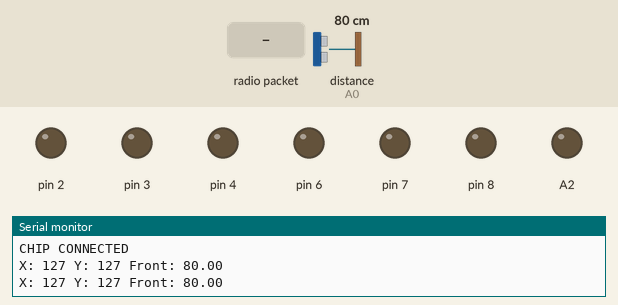
This sketch was run on a simulated Arduino Uno, built with avr-gcc and run on an emulated ATmega328P. Parts: output pins drawn as LEDs (lit = HIGH), the last lines printed to the serial monitor. Wiring (inferred from the names in the program): ultrasonic range finder: trigger A1; echo A0. Inputs (shaded band) come from the test bench; at power-on: distance to the obstacle (sensor on A0) 80 cm. The echo pulse lasts 58.3 µs per cm; no radio packets arrive unless stated; pins used as bus, display or sensor lines are not drawn.

Above: at 1.2 s.
1.3 s: distance to the obstacle (sensor on A0) set to 2 cm
At 3.2 s:
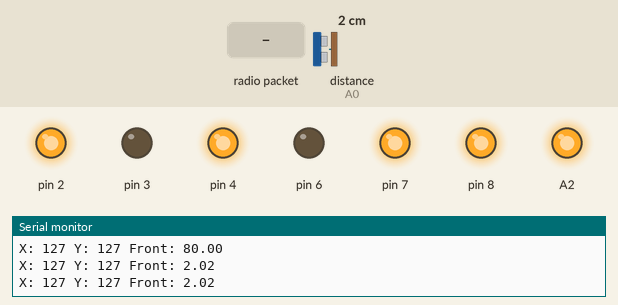
3.5 s: radio packet "1" arrives
At 4.2 s:
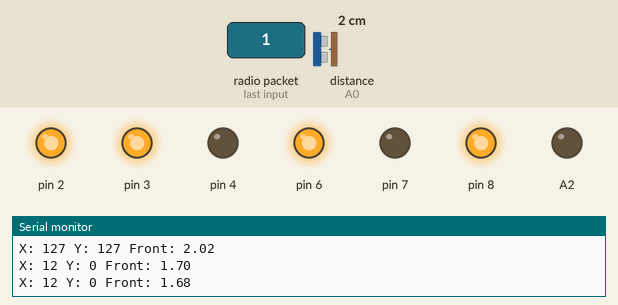
6.5 s: radio packet "0" arrives
At 9.1 s:
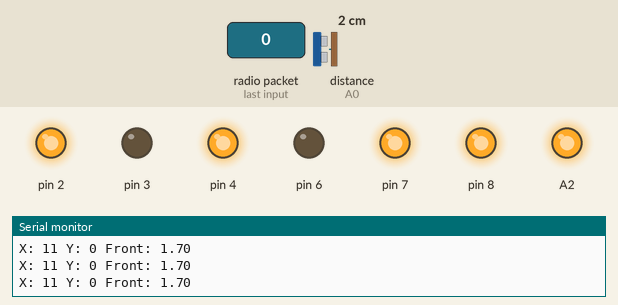
9.5 s: radio packet "2" arrives
At 10.1 s:
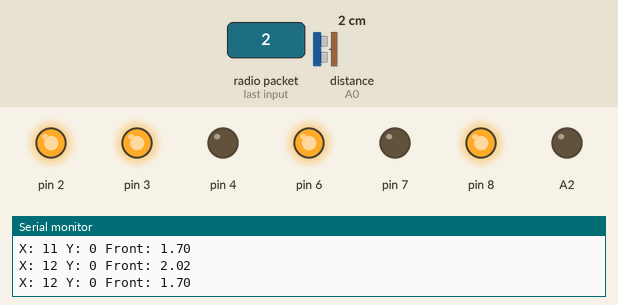
Timing chart, 0 to 13.0 s (numbered marks = the images above; inputs shaded):
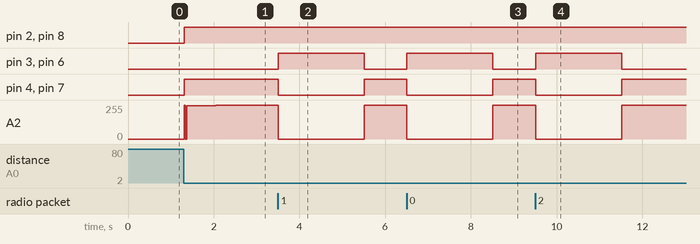

Measured:
- after the input at 1.3 s, pin 2, pin 4, pin 7, pin 8: LOW → HIGH after 0.01 s instead of 0.72 s; A2: 0/255 → 255/255 after 0.01 s instead of 0.72 s
- after the input at 3.5 s, pin 3, pin 6: LOW → HIGH at once, → LOW 2.0 s later; pin 4, pin 7: HIGH → LOW at once, → HIGH 2.0 s later; A2: 255/255 → 0/255 at once, → 255/255 2.0 s later
- after the input at 6.5 s, pin 3, pin 6: LOW → HIGH at once, → LOW 2.0 s later; pin 4, pin 7: HIGH → LOW at once, → HIGH 2.0 s later; A2: 255/255 → 0/255 at once, → 255/255 2.0 s later
- after the input at 9.5 s, pin 3, pin 6: LOW → HIGH at once, → LOW 2.0 s later; pin 4, pin 7: HIGH → LOW at once, → HIGH 2.0 s later; A2: 255/255 → 0/255 at once, → 255/255 2.0 s later

The sketch:

project.ino
```cpp
#include <stdint.h>
#include "typedefs.h"
#include "bsp.h"
#include "Motor.h"
#include "Radio.h"
#include "DistanceSensor.h"
#include "Lights.h"
#include "CarApp.h"


// System private variables --------
Motor motorLeft(L298N_HB_RightSideEN, L298N_HB_RightSideFWD, L298N_HB_RightSideBWD);
Motor motorRight(L298N_HB_LeftSideEN, L298N_HB_LeftSideBWD, L298N_HB_LeftSideFWD);
Radio radio(RADIO_PIPE_ID, NRF24L01_CE_PIN, NRF24L01_CSN_PIN);
DistanceSensor distSensorFront(LM324_TrigPin, LM324_EchoPin);

LightsInitStruct_t lightsInitStruct = {
  GPIO_BRAKE_LIGHT
};

Lights lights(&lightsInitStruct);

const static CartAppInitStruct_t initStruct = {
 &motorRight,
 &motorLeft,
 &radio,
 &distSensorFront,
 &lights
};

static CarApp carApp(&initStruct);

void setup() {
  Serial.begin(9600);
  carApp.init();
}


unsigned long lastTask = 0;
const unsigned long interval = 10; // 10ms for fast response

void loop() {
  if (millis() - lastTask >= interval) {
    lastTask = millis();
    carApp.task();
  }
}
```

CarApp.cpp
```cpp
#include "CarApp.h"
#include <Arduino.h>

static const float PROXIMITY_LIMIT = 8.0f;
static const uint8_t MAX_SPEED = 255;
static const uint8_t NEUTRAL_FACTOR = 40;

static const uint8_t X_MID_POINT = 126;
static const uint8_t Y_MID_POINT = 121;

static const uint8_t X_MID_UPPER = (X_MID_POINT + NEUTRAL_FACTOR);
static const uint8_t X_MID_LOWER = (X_MID_POINT - NEUTRAL_FACTOR);
static const uint8_t Y_MID_UPPER = (Y_MID_POINT + NEUTRAL_FACTOR);
static const uint8_t Y_MID_LOWER = (Y_MID_POINT - NEUTRAL_FACTOR);

static const uint8_t BUTTON_PRESSED = 1;

static const unsigned long RADIO_TASK_MS  = 15;
static const unsigned long SENSOR_TASK_MS = 50;

// fail-safe: se sensor ficar inválido por muito tempo, bloqueia FWD
static const unsigned long SENSOR_INVALID_FAILSAFE_MS = 300;

CarApp::CarApp(const CartAppInitStruct_t *iff) :
  motorRight(iff->motorRight),
  motorLeft(iff->motorLeft),
  radio(iff->radio),
  distSensorFront(iff->distSensorFront),
  lights(iff->lights)
{
}

void CarApp::processRemoteControlBuffer(uint16_t buffer[RADIO_BUFFER_SIZE])
{
  this->remoteCtrlData.x = map(buffer[0], 0, 1023, 0, MAX_SPEED);
  this->remoteCtrlData.y = map(buffer[1], 0, 1023, 0, MAX_SPEED);

  this->remoteCtrlData.bt_1 = buffer[2];
  this->remoteCtrlData.bt_2 = buffer[3];
  this->remoteCtrlData.bt_3 = buffer[4];
  this->remoteCtrlData.bt_4 = buffer[5];
  this->remoteCtrlData.bt_5 = buffer[6];
  this->remoteCtrlData.bt_6 = buffer[7];
  this->remoteCtrlData.bt_7 = buffer[8];
}

bool CarApp::isXActive(const uint8_t x)
{
  return (x >= X_MID_UPPER) || (x <= X_MID_LOWER);
}

bool CarApp::isYActive(const uint8_t y)
{
  return (y >= Y_MID_UPPER) || (y <= Y_MID_LOWER);
}

DRIVE_DIRECTION_t CarApp::getDriveDirection(const uint8_t x, const uint8_t y)
{
  if (isYActive(y))
  {
    if (y >= Y_MID_UPPER) return DRV_FWD;
    if (y <= Y_MID_LOWER) return DRV_BWD;
  }

  if (isXActive(x))
  {
    if (x >= X_MID_UPPER) return DRV_RIGHT;
    if (x <= X_MID_LOWER) return DRV_LEFT;
  }

  return DRV_COAST;
}

void CarApp::driveMotors(const DRIVE_DIRECTION_t direction)
{
  switch (direction)
  {
    case DRV_COAST: this->driveCoast(); break;
    case DRV_BRAKE: this->driveMotorStop(); break;
    case DRV_FWD:   this->driveFWD(MAX_SPEED); break;
    case DRV_BWD:   this->driveBWD(MAX_SPEED); break;
    case DRV_LEFT:  this->driveLFT(MAX_SPEED); break;
    case DRV_RIGHT: this->driveRGT(MAX_SPEED); break;
    default:        this->driveCoast(); break;
  }
}

void CarApp::driveFWD(const uint8_t speed)
{
  this->motorRight->rotateForward(speed);
  this->motorLeft->rotateForward(speed);
}

void CarApp::driveBWD(const uint8_t speed)
{
  this->motorRight->rotateBackward(speed);
  this->motorLeft->rotateBackward(speed);
}

void CarApp::driveLFT(const uint8_t speed)
{
  this->motorLeft->rotateBackward(speed);
  this->motorRight->rotateForward(speed);
}

void CarApp::driveRGT(const uint8_t speed)
{
  this->motorLeft->rotateForward(speed);
  this->motorRight->rotateBackward(speed);
}

void CarApp::driveMotorStop()
{
  this->motorRight->stop();
  this->motorLeft->stop();
}

void CarApp::driveCoast()
{
  this->motorRight->coast();
  this->motorLeft->coast();
}

void CarApp::init()
{
  this->radio->init();
  this->motorRight->init();
  this->motorLeft->init();
  this->lights->init();
  this->distSensorFront->init();

  this->lights->brakeLightOn();
  this->driveMotorStop();

  uint16_t *buffer = this->radio->getBufferPtr();
  buffer[0] = 512;
  buffer[1] = 512;

  this->processRemoteControlBuffer(buffer);
}

void CarApp::task()
{
  const unsigned long now = millis();

  // ========== RADIO ==========
  static unsigned long lastRadioTask = 0;
  if (now - lastRadioTask >= RADIO_TASK_MS)
  {
    this->radio->task();
    lastRadioTask = now;
  }

  // Se rádio caiu: para sempre (fail-safe)
  if (!this->radio->isConnected())
  {
    this->lights->brakeLightOn();
    this->driveMotorStop();
    return;
  }

  uint16_t *buffer = this->radio->getBufferPtr();
  this->processRemoteControlBuffer(buffer);

  // ========== EMERGÊNCIA ==========
  if (this->remoteCtrlData.bt_4 == BUTTON_PRESSED)
  {
    this->lights->brakeLightOn();
    this->driveMotorStop();
    return;
  }
  else
  {
    this->lights->brakeLightOff();
  }

  // ========== SENSOR ==========
  static unsigned long lastSensorTask = 0;
  if (now - lastSensorTask >= SENSOR_TASK_MS)
  {
    this->distSensorFront->task();
    lastSensorTask = now;
  }

  const float front = this->distSensorFront->getDistance();
  const DRIVE_DIRECTION_t dir = this->getDriveDirection(this->remoteCtrlData.x, this->remoteCtrlData.y);

  // ========== DEBUG ==========
  static unsigned long lastPrint = 0;
  if (now - lastPrint >= 500)
  {
    Serial.print("X: "); Serial.print(this->remoteCtrlData.x);
    Serial.print(" Y: "); Serial.print(this->remoteCtrlData.y);
    Serial.print(" Front: "); Serial.println(front);
    lastPrint = now;
  }

  // ========== INTEGRAÇÃO SENSOR + RÁDIO (FAIL-SAFE) ==========
  // Se sensor inválido por muito tempo e comando é FWD, para por segurança
  static unsigned long invalidSince = 0;
  if (front <= 0.0f)
  {
    if (invalidSince == 0) invalidSince = now;

    if ((now - invalidSince) > SENSOR_INVALID_FAILSAFE_MS && dir == DRV_FWD)
    {
      this->lights->brakeLightOn();
      this->driveMotorStop();
      return;
    }
  }
  else
  {
    invalidSince = 0;
  }

  // Se leitura válida e muito perto: bloqueia avanço, mas deixa manobra
  if (front > 0.0f && front <= PROXIMITY_LIMIT)
  {
    if (dir == DRV_BWD || dir == DRV_LEFT || dir == DRV_RIGHT)
      this->driveMotors(dir);
    else
    {
      this->lights->brakeLightOn();
      this->driveMotorStop();
    }
    return;
  }

  // Caso normal
  this->driveMotors(dir);
}
```

CarApp.h
```cpp
#ifndef CarApp_h
#define CarApp_h

#include <stdint.h>
#include "Motor.h"
#include "Radio.h"
#include "Lights.h"
#include "DistanceSensor.h"

typedef struct{
  Motor* motorRight;
  Motor* motorLeft;
  Radio* radio;
  DistanceSensor* distSensorFront;
  Lights* lights;
} CartAppInitStruct_t;

typedef struct {
  uint8_t x = 126; // joystick potentiomeder midpoint
  uint8_t y = 126; // joystick potentiomeder midpoint
  uint8_t bt_1 = 0;
  uint8_t bt_2 = 0;
  uint8_t bt_3 = 0;
  uint8_t bt_4 = 0;
  uint8_t bt_5 = 0;
  uint8_t bt_6 = 0;
  uint8_t bt_7 = 0;
} REMOTE_CTRL_DATA_t;

typedef enum : uint8_t {
  DRV_COAST=0,
  DRV_BRAKE,
  DRV_FWD,
  DRV_BWD,
  DRV_LEFT,
  DRV_RIGHT,
  DRV_FWD_LEFT,
  DRV_FWD_RIGHT,
  DRV_BWD_LEFT,
  DRV_BWD_RIGHT
} DRIVE_DIRECTION_t;


class CarApp{
  public:
    CarApp(const CartAppInitStruct_t * iff);
    void init(void);
    void task(void);

  private:
    const Motor * motorRight;
    const Motor * motorLeft;
    const Radio * radio;
    const DistanceSensor * distSensorFront;
    const Lights * lights;
    REMOTE_CTRL_DATA_t remoteCtrlData;
    void driveMotors(const DRIVE_DIRECTION_t direction);

    void processRemoteControlBuffer(uint16_t buffer[RADIO_BUFFER_SIZE]);
    void driveFWD(const uint8_t speed);
    void driveBWD(const uint8_t speed);
    void driveLFT(const uint8_t speed);
    void driveRGT(const uint8_t speed);
    void driveFWD_LEFT(const uint8_t speed);
    void driveFWD_RIGHT(const uint8_t speed);
    void driveBWD_LEFT(const uint8_t speed);
    void driveBWD_RIGHT(const uint8_t speed);
    void driveCoast(void);
    void driveMotorStop(void);

    DRIVE_DIRECTION_t getDriveDirection(const uint8_t x, const uint8_t y);
    bool isXActive(const uint8_t x);
    bool isYActive(const uint8_t y);

};


#endif
```

DistanceSensor.cpp
```cpp
#include "DistanceSensor.h"

const float DistanceSensor::MAX_DISTANCE_CM = 200.0f;

DistanceSensor::DistanceSensor(const uint8_t trigPin, const uint8_t echoPin)
  : PIN_TRIG(trigPin),
    PIN_ECHO(echoPin),
    distance(-1.0f),
    lastValid(0),
    lastTask(0)
{
}

void DistanceSensor::init(void) {
  pinMode(this->PIN_TRIG, OUTPUT);
  pinMode(this->PIN_ECHO, INPUT);
  digitalWrite(this->PIN_TRIG, LOW);
}

void DistanceSensor::task() {
  const unsigned long now = millis();

  // rate-limit interno (mesmo que CarApp chame, isso evita spam)
  if (now - this->lastTask < MIN_INTERVAL_MS) {
    return;
  }
  this->lastTask = now;

  // Trigger HC-SR04
  digitalWrite(this->PIN_TRIG, LOW);
  delayMicroseconds(2);
  digitalWrite(this->PIN_TRIG, HIGH);
  delayMicroseconds(10);
  digitalWrite(this->PIN_TRIG, LOW);

  // FIX principal: timeout evita travar loop
  const unsigned long duration = pulseIn(this->PIN_ECHO, HIGH, SENSOR_TIMEOUT_US);

  // Se timeout/sem eco -> inválido
  if (duration == 0) {
    this->distance = -1.0f;
    return;
  }

  // cm = (us * 0.0343) / 2
  const float d = (duration * 0.0343f) * 0.5f;

  if (d <= 0.0f || d > MAX_DISTANCE_CM) {
    this->distance = -1.0f;
    return;
  }

  this->distance = d;
  this->lastValid = now;
}

float DistanceSensor::getDistance(void) const {
  return this->distance;
}

bool DistanceSensor::isValid(void) const {
  return this->distance > 0.0f;
}

unsigned long DistanceSensor::lastValidMs(void) const {
  return this->lastValid;
}
```

DistanceSensor.h
```cpp
#pragma once
#include <Arduino.h>

class DistanceSensor {
public:
  DistanceSensor(const uint8_t trigPin, const uint8_t echoPin);

  void init(void);
  void task(void);

  float getDistance(void) const;     // cm; -1 = inválido
  bool isValid(void) const;
  unsigned long lastValidMs(void) const;

private:
  const uint8_t PIN_TRIG;
  const uint8_t PIN_ECHO;

  float distance;
  unsigned long lastValid;
  unsigned long lastTask;

  static const unsigned long SENSOR_TIMEOUT_US = 30000UL; // 30ms
  static const unsigned long MIN_INTERVAL_MS   = 50UL;    // evita leituras rápidas demais
  static const float MAX_DISTANCE_CM;
};
```

Lights.cpp
```cpp
#include "Lights.h"

#include "bsp.h"
#include <Arduino.h>


Lights::Lights(const LightsInitStruct_t *iff) : iff(iff)
{

}

void Lights::init(void)
{
  pinMode(this->iff->brakeLightPin, OUTPUT);
  digitalWrite(this->iff->brakeLightPin, LOW);
  this->setLightState(LIGHT_BRAKE, LIGHT_OFF, iff->brakeLightPin);
}

void  Lights::setLightState(const LIGHT_TYPE_t lightType, const LIGHT_STATE_t state, const uint8_t pin) {
  if (state == LIGHT_ON) {
    digitalWrite(pin, HIGH);
  } else {
    digitalWrite(pin, LOW);
  }
}

void Lights::brakeLightOn(void) {
  this->setLightState(LIGHT_BRAKE, LIGHT_ON, this->iff->brakeLightPin);
}
void Lights::brakeLightOff(void) {
  this->setLightState(LIGHT_BRAKE, LIGHT_OFF, this->iff->brakeLightPin);
}
```

Lights.h
```cpp
#pragma once

#include <stdint.h>
#include <Arduino.h>

typedef struct {
  uint8_t brakeLightPin;
} LightsInitStruct_t;

typedef enum : uint8_t {
  LIGHT_OFF = 0,
  LIGHT_ON = 1
} LIGHT_STATE_t;

typedef enum : uint8_t {
  LIGHT_BRAKE = 0,
  LIGHT_TURN_LEFT = 1,
  LIGHT_TURN_RIGHT = 2,
  LIGHT_HAZARD = 3
} LIGHT_TYPE_t;

class Lights {
private:
  // Pin definitions
  const LightsInitStruct_t *iff;
  void setLightState(const LIGHT_TYPE_t lightType, const LIGHT_STATE_t state, const uint8_t pin);

public:
  Lights(const LightsInitStruct_t * iff);
  void init(void);
  void task(void);
  void brakeLightOn(void);
  void brakeLightOff(void);
};
```

Motor.cpp
```cpp
#include "Motor.h"

#include "bsp.h"
#include <SPI.h>
#include <Arduino.h>

Motor::Motor(const uint8_t en, const uint8_t in1, const uint8_t in2): PIN_EN(en), PIN_IN1(in1), PIN_IN2(in2){

}

void Motor::init(){
  pinMode(this->PIN_EN, OUTPUT);
  pinMode(this->PIN_IN1, OUTPUT);
  pinMode(this->PIN_IN2, OUTPUT);
  this->coast();
}
void Motor::rotateForward(const uint8_t speed){
  digitalWrite(this->PIN_IN1, HIGH);
  digitalWrite(this->PIN_IN2, LOW);
  analogWrite(this->PIN_EN, speed);
}

void Motor::rotateBackward(const uint8_t speed){
  digitalWrite(this->PIN_IN1, LOW);
  digitalWrite(this->PIN_IN2, HIGH);
  analogWrite(this->PIN_EN, speed);
}

void Motor::coast(void){
  digitalWrite(this->PIN_IN1, LOW);
  digitalWrite(this->PIN_IN2, LOW);
  analogWrite(this->PIN_EN, 0);
}

void Motor::stop(void){
  digitalWrite(this->PIN_IN1, HIGH);
  digitalWrite(this->PIN_IN2, HIGH);
  analogWrite(this->PIN_EN, 0);
}
```

Motor.h
```cpp
#pragma once

#include <stdint.h>

class Motor {
public:
	Motor(const uint8_t en, const uint8_t in1, const uint8_t in2);
	void init(void);
	void rotateForward(const uint8_t speed);
	void rotateBackward(const uint8_t speed);
	void coast(void);
	void stop(void);
private:
	const uint8_t PIN_EN;
	const uint8_t PIN_IN1;
	const uint8_t PIN_IN2;
};
```

Radio.cpp
```cpp
#include "Radio.h"
#include <Arduino.h>

Radio::Radio(const uint64_t id, const uint8_t ce, const uint8_t csn)
  : PIPE_ID(id),
    rf24(ce, csn),
    BUFF_SIZE(sizeof(this->buffer))
{
}

bool Radio::isConnected()
{
  const unsigned long currentMillis = millis();
  return (currentMillis - this->lastSignalMs <= this->INTERVAL_MS_SIGNAL_LOST);
}

uint16_t *Radio::getBufferPtr()
{
  return this->buffer;
}

void Radio::init()
{
  this->rf24.begin();
  this->rf24.setPALevel(RF24_PA_HIGH);
  this->rf24.setDataRate(RF24_250KBPS);
  this->rf24.openReadingPipe(0, this->PIPE_ID);
  this->rf24.setAutoAck(false);
  this->rf24.startListening();

  delay(10); // pequeno settle (bem menor que 500ms)

  if (this->rf24.isChipConnected())
    Serial.println("CHIP CONNECTED");
  else
    Serial.println("CHIP NOT CONNECTED");

  this->resetBuffer();

  // evita “desconectar instantâneo” logo após init
  this->lastSignalMs = millis();
}

void Radio::task(void)
{
  const unsigned long currentMillis = millis();

  if (this->rf24.available())
  {
    this->rf24.read(this->buffer, this->BUFF_SIZE);
    this->lastSignalMs = currentMillis;
    return;
  }

  // Se não chegou nada e estourou timeout -> perde conexão (sem bloquear)
  if (currentMillis - this->lastSignalMs > this->INTERVAL_MS_SIGNAL_LOST)
  {
    this->lostConnection();
  }
}

void Radio::resetBuffer(void)
{
  memset(this->buffer, 0, this->BUFF_SIZE);
}

void Radio::lostConnection()
{
  // Não travar: apenas zera buffer e deixa CarApp frear/parar
  this->resetBuffer();
}
```

Radio.h
```cpp
#ifndef Radio_h
#define Radio_h

#include <stdint.h>
#include <nRF24L01.h>
#include <RF24.h>

#ifndef RADIO_BUFFER_SIZE
#define RADIO_BUFFER_SIZE 9
#endif

class Radio {
public:
	Radio(const uint64_t id, const uint8_t ce, const uint8_t csn);
	void init(void);
  void task(void);
  uint16_t * getBufferPtr(void);
  void lostConnection(void);
  bool isConnected();
private:
	const uint64_t PIPE_ID;

  uint16_t lastSignalMs=0;
  uint16_t buffer[RADIO_BUFFER_SIZE];
  const uint16_t BUFF_SIZE;
  RF24 rf24;
  const uint16_t INTERVAL_MS_SIGNAL_LOST = 2000;
  const uint16_t INTERVAL_MS_SIGNAL_RETRY = 1000;

  void resetBuffer(void);
};

#endif
```

bsp.cpp
```cpp
#include "bsp.h"
#include <Arduino.h>

const uint64_t RADIO_PIPE_ID = 0xE8E8F0F0E1LL;
const uint8_t NRF24L01_CE_PIN = 9;
const uint8_t NRF24L01_CSN_PIN = 10;
const uint8_t RADIO_BUFFER_SIZE = 9;
const uint8_t LM324_TrigPin = A1;
const uint8_t LM324_EchoPin = A0;
const uint8_t L298N_HB_RightSideEN  = 3;
const uint8_t L298N_HB_RightSideFWD = 4;
const uint8_t L298N_HB_RightSideBWD = 2;
const uint8_t L298N_HB_LeftSideEN   = 6;
const uint8_t L298N_HB_LeftSideFWD  = 8;
const uint8_t L298N_HB_LeftSideBWD  = 7;
const uint8_t GPIO_BRAKE_LIGHT = A2;
```

bsp.h
```cpp
#pragma once

#include <stdint.h>

//--------------------------
// UNO/Nano SPI pins:
// SCK 13
// MISO 12
// MOSI 11
// SS 10
// --------------------------

extern const uint64_t RADIO_PIPE_ID;
extern const uint8_t NRF24L01_CE_PIN;
extern const uint8_t NRF24L01_CSN_PIN;
extern const uint8_t RADIO_BUFFER_SIZE;
extern const uint8_t LM324_TrigPin;
extern const uint8_t LM324_EchoPin;
extern const uint8_t L298N_HB_RightSideEN;
extern const uint8_t L298N_HB_RightSideFWD;
extern const uint8_t L298N_HB_RightSideBWD;
extern const uint8_t L298N_HB_LeftSideEN;
extern const uint8_t L298N_HB_LeftSideFWD;
extern const uint8_t L298N_HB_LeftSideBWD;
extern const uint8_t GPIO_BRAKE_LIGHT;
```

typedefs.h
```cpp

```
